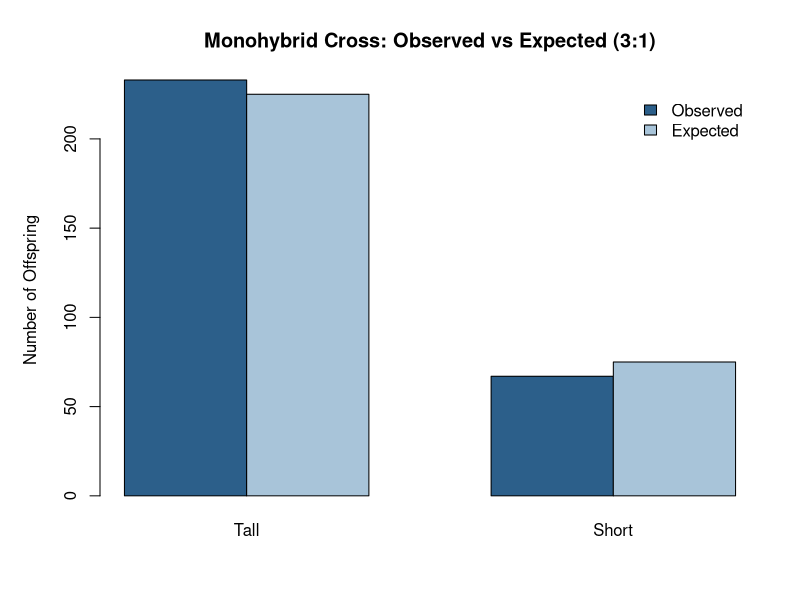
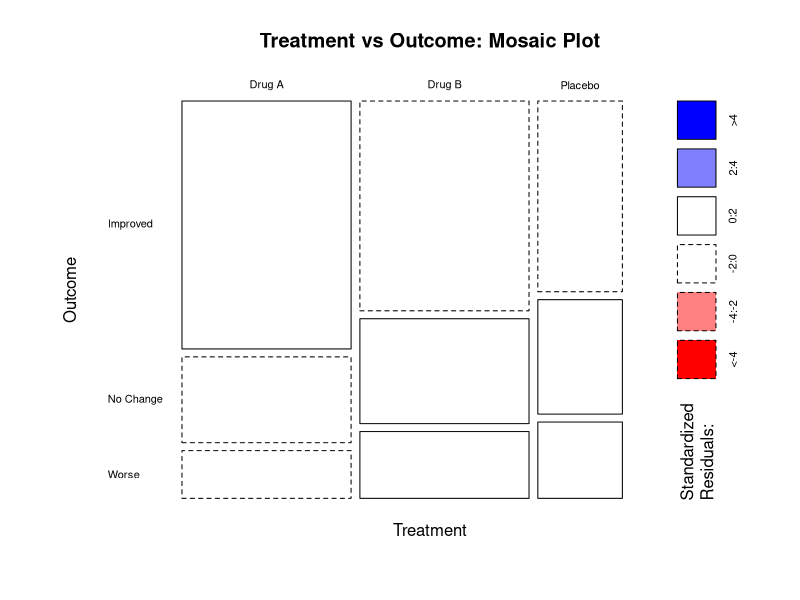
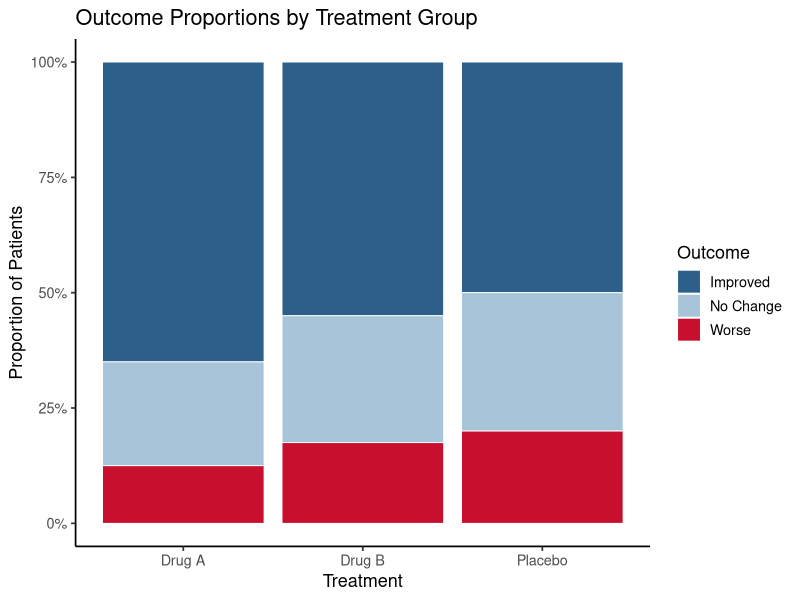

Recreate these plots in R, in order.
## ---- chunk 1
knitr::opts_chunk$set(echo = TRUE)
## ---- chunk 2
# Observed offspring counts from a monohybrid cross (300 total offspring)
# Tall (dominant) vs short (recessive)
observed <- c(Tall = 233, Short = 67)

# Expected ratio 3:1 means 75% and 25% of total
total <- sum(observed)
expected_prop <- c(Tall = 0.75, Short = 0.25)

cat("Observed counts:", observed, "\n")
cat("Expected counts:", total * expected_prop, "\n")
## ---- chunk 3
# Chi-square goodness of fit test
# H₀: the observed frequencies match the 3:1 Mendelian ratio
# H₁: the observed frequencies deviate from the 3:1 ratio
chisq.test(observed, p = expected_prop)
## ---- chunk 4
# Visualise observed vs expected
par(mar = c(5, 5, 4, 2))
counts_matrix <- rbind(Observed = observed,
                       Expected = total * expected_prop)
barplot(counts_matrix,
        beside   = TRUE,
        col      = c("#2C5F8A", "#A8C4D9"),
        ylab     = "Number of Offspring",
        main     = "Monohybrid Cross: Observed vs Expected (3:1)",
        legend   = TRUE,
        args.legend = list(bty = "n"))
## ---- chunk 5
# Dihybrid cross (AaBb × AaBb) predicts 9:3:3:1 for two independent loci
# Seed shape (Round/Wrinkled) × Seed colour (Yellow/Green)
observed_dihybrid <- c("Round-Yellow" = 315,
                       "Round-Green"  = 108,
                       "Wrinkled-Yellow" = 101,
                       "Wrinkled-Green"  = 32)

# Expected proportions under 9:3:3:1
expected_dihybrid <- c(9/16, 3/16, 3/16, 1/16)

chisq.test(observed_dihybrid, p = expected_dihybrid)
## ---- chunk 6
# 200 patients classified by: Treatment (A, B, Placebo) × Outcome (Improved, No Change, Worse)
disease_table <- matrix(
  c(52, 18, 10,   # Treatment A
    44, 22, 14,   # Treatment B
    20, 12, 8),   # Placebo
  nrow  = 3,
  byrow = TRUE,
  dimnames = list(
    Treatment = c("Drug A", "Drug B", "Placebo"),
    Outcome   = c("Improved", "No Change", "Worse")
  )
)

addmargins(disease_table)
## ---- chunk 7
# Chi-square test of independence
# H₀: treatment type and outcome are independent
# H₁: there is an association between treatment and outcome
chisq_result <- chisq.test(disease_table)
chisq_result
## ---- chunk 8
# Inspect expected counts (required to be ≥ 5 in each cell)
round(chisq_result$expected, 1)
## ---- chunk 9
# Standardised residuals — which cells deviate most from expectation?
round(chisq_result$stdres, 2)
## ---- chunk 10
# Mosaic plot: area of each rectangle is proportional to cell frequency
mosaicplot(disease_table,
           col    = c("#2C5F8A", "#A8C4D9", "#C8102E"),
           main   = "Treatment vs Outcome: Mosaic Plot",
           shade  = TRUE,
           las    = 1)
## ---- chunk 11
# Rare allele study: small expected counts
rare_table <- matrix(
  c(3, 2,
    15, 20),
  nrow  = 2,
  byrow = TRUE,
  dimnames = list(
    c("Rare allele", "Common allele"),
    c("Case", "Control")
  )
)

# Chi-square will warn about small expected counts
chisq.test(rare_table)
## ---- chunk 12
# Fisher's exact test — no minimum cell size requirement
# Use this whenever expected counts are < 5 in any cell
fisher.test(rare_table)
## ---- chunk 13
library(ggplot2)
library(dplyr)

# Convert to data frame for ggplot2
disease_df <- as.data.frame(as.table(disease_table))
names(disease_df) <- c("Treatment", "Outcome", "Count")

# Calculate proportions within each treatment
disease_df <- disease_df |>
  group_by(Treatment) |>
  mutate(Proportion = Count / sum(Count)) |>
  ungroup()

disease_df$Outcome <- factor(disease_df$Outcome,
                               levels = c("Improved", "No Change", "Worse"))

ggplot(disease_df, aes(x = Treatment, y = Proportion, fill = Outcome)) +
  geom_col(position = "fill", colour = "white", linewidth = 0.3) +
  scale_fill_manual(values = c("Improved"  = "#2C5F8A",
                               "No Change" = "#A8C4D9",
                               "Worse"     = "#C8102E")) +
  scale_y_continuous(labels = scales::percent) +
  labs(title = "Outcome Proportions by Treatment Group",
       x     = "Treatment",
       y     = "Proportion of Patients") +
  theme_classic(base_size = 13)
